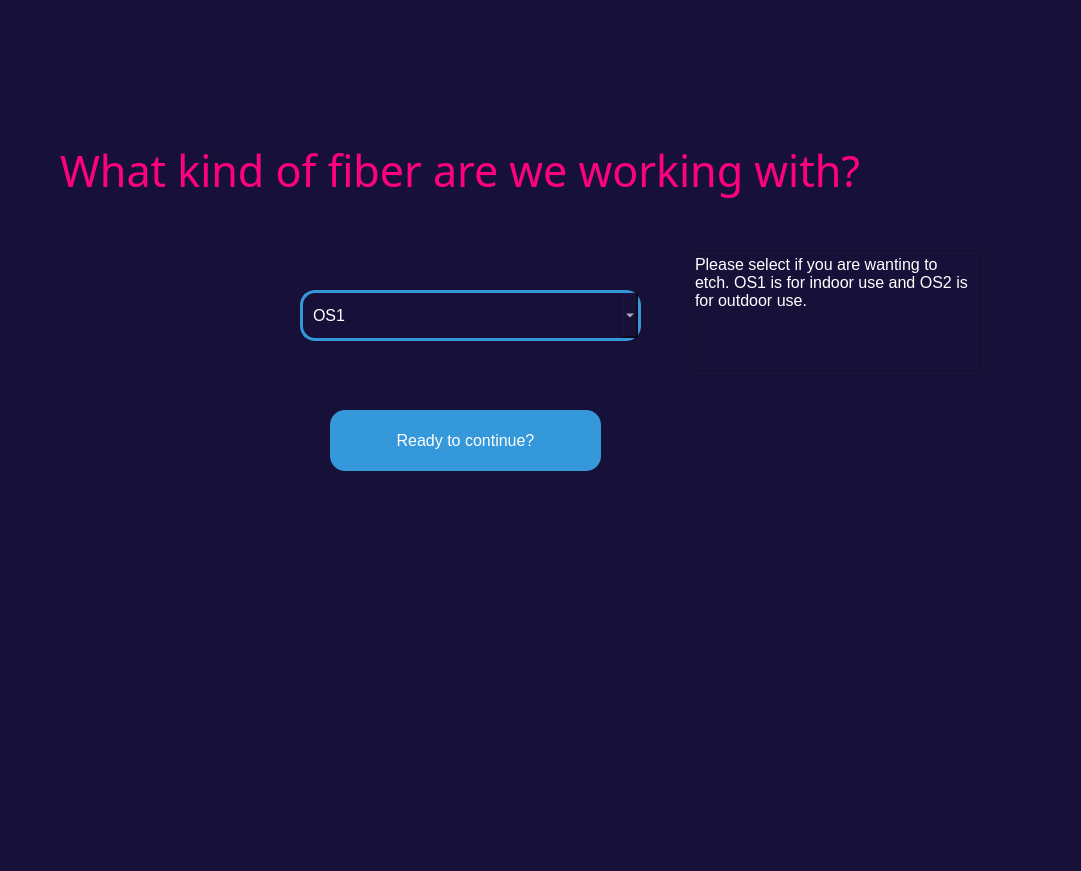
<?xml version="1.0" encoding="UTF-8"?>
<ui version="4.0">
 <class>Form</class>
 <widget class="QWidget" name="Form">
  <property name="geometry">
   <rect>
    <x>0</x>
    <y>0</y>
    <width>1081</width>
    <height>871</height>
   </rect>
  </property>
  <property name="windowTitle">
   <string>Form</string>
  </property>
  <property name="styleSheet">
   <string notr="true">QWidget{

background-color:rgb(23, 17, 57)
}</string>
  </property>
  <widget class="QComboBox" name="comboBox">
   <property name="geometry">
    <rect>
     <x>300</x>
     <y>290</y>
     <width>341</width>
     <height>51</height>
    </rect>
   </property>
   <property name="font">
    <font>
     <pointsize>12</pointsize>
    </font>
   </property>
   <property name="styleSheet">
    <string notr="true">QComboBox{
   color: white; /* Blue background color */
 	border: 3px solid #3498db;
	padding: 10px;
	border-radius: 15px;
}</string>
   </property>
   <item>
    <property name="text">
     <string>OS1</string>
    </property>
   </item>
   <item>
    <property name="text">
     <string>OS2</string>
    </property>
   </item>
  </widget>
  <widget class="QLabel" name="label">
   <property name="geometry">
    <rect>
     <x>60</x>
     <y>140</y>
     <width>981</width>
     <height>61</height>
    </rect>
   </property>
   <property name="font">
    <font>
     <family>STCaiyun</family>
     <pointsize>32</pointsize>
    </font>
   </property>
   <property name="styleSheet">
    <string notr="true">QLabel{
color:rgb(255, 0, 127)
}</string>
   </property>
   <property name="text">
    <string>What kind of fiber are we working with?</string>
   </property>
  </widget>
  <widget class="QPushButton" name="pushButton">
   <property name="geometry">
    <rect>
     <x>330</x>
     <y>410</y>
     <width>271</width>
     <height>61</height>
    </rect>
   </property>
   <property name="font">
    <font>
     <pointsize>12</pointsize>
    </font>
   </property>
   <property name="styleSheet">
    <string notr="true">QPushButton {
    background-color: #3498db; /* Blue background color */
    color: #ffffff; /* White text color */
    border-radius: 15px; /* Rounded corners */
    padding: 10px; /* Padding around the content */
    width: 100px; /* Set a specific width */
    height: 40px; /* Set a specific height */
}</string>
   </property>
   <property name="text">
    <string>Ready to continue?</string>
   </property>
  </widget>
  <widget class="QPlainTextEdit" name="plainTextEdit">
   <property name="geometry">
    <rect>
     <x>690</x>
     <y>250</y>
     <width>291</width>
     <height>121</height>
    </rect>
   </property>
   <property name="font">
    <font>
     <pointsize>12</pointsize>
    </font>
   </property>
   <property name="styleSheet">
    <string notr="true">QPlainTextEdit {
    color: white;
}</string>
   </property>
   <property name="plainText">
    <string>Please select if you are wanting to etch. OS1 is for indoor use and OS2 is for outdoor use. </string>
   </property>
  </widget>
 </widget>
 <resources/>
 <connections/>
</ui>
